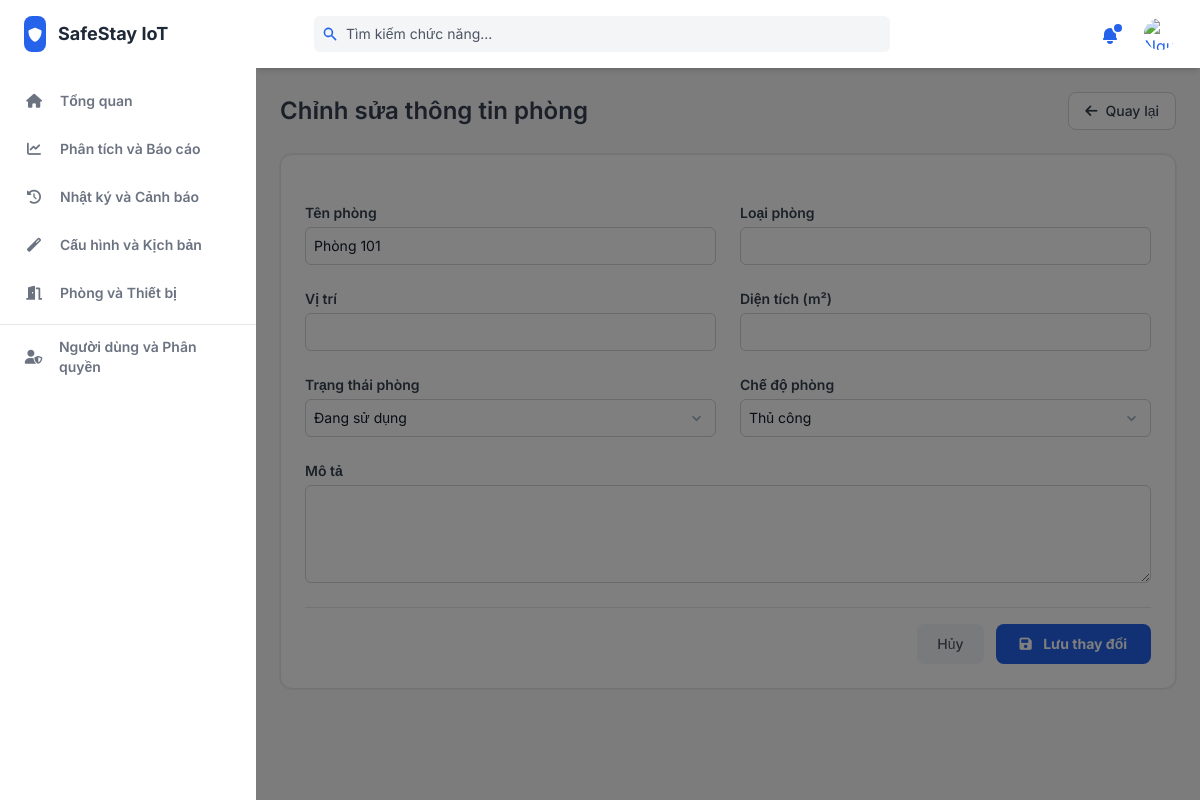
The page /index.php?page=khuvuc_sua&id=1 (signed in) on the database its author committed.
### tables this page shows
CREATE TABLE `phong` (
  `idPhong` int(11) NOT NULL,
  `tenPhong` varchar(100) DEFAULT NULL,
  `loaiPhong` varchar(50) DEFAULT NULL,
  `viTri` varchar(100) DEFAULT NULL,
  `moTa` varchar(256) DEFAULT NULL,
  `dienTich` float DEFAULT NULL,
  `trangThai` smallint(6) DEFAULT 1,
  `ngayTao` timestamp NOT NULL DEFAULT current_timestamp(),
  `cheDoTuDong` smallint(6) DEFAULT 0
);

### config/KetNoi.php (called while the page is built, shortened)
<?php
class KetNoi {
    private $host;
    private $user;
    private $pass;
    private $dbname;
    private $port;
    private $conn;
    public function __construct() {
        $this->host = getenv('DB_HOST') ?: '127.0.0.1';
        $this->user = getenv('DB_USER') ?: 'root';
        $this->pass = getenv('DB_PASS') ?: '';
        $this->dbname = getenv('DB_NAME') ?: 'QLNT';
        $this->port = getenv('DB_PORT') ?: 3306;
    }
    public function moKetNoi() {
        $this->conn = mysqli_init();
        mysqli_ssl_set($this->conn, NULL, NULL, NULL, NULL, NULL);
        $resolved = mysqli_real_connect(
            $this->conn,
            $this->host,
            $this->user,
            $this->pass,
            $this->dbname,
            $this->port,
            NULL,
        );
        $this->conn->set_charset("utf8mb4");
        $this->conn->query("SET time_zone = '+07:00'");
    }
    public function getConn() {
        return $this->conn;
    }
}

### app/Repositories/ThietBiRepository.php (called while the page is built, shortened)
<?php
class ThietBiRepository {
    private $conn;
    public function __construct() {
        $ketNoi = new KetNoi();
        $this->conn = $ketNoi->getConn();
    }
    public function layPhongTheoId($id) {
        $id = intval($id);
        $sql = "SELECT p.*,
                       COUNT(tb.idThietBi) AS soThietBi
                FROM phong p
                LEFT JOIN thiet_bi tb ON tb.idPhong = p.idPhong
                WHERE p.idPhong = $id
                GROUP BY p.idPhong
                LIMIT 1";
        $result = mysqli_query($this->conn, $sql);
        return mysqli_fetch_assoc($result);
    }
}

### app/Controllers/ThietBiController.php (called while the page is built, shortened)
<?php
class ThietBiController {
    private $thietBiService;
    public function __construct() {
        $this->thietBiService = new ThietBiService();
    }
    public function layPhongTheoId($id) {
        return $this->thietBiService->layPhongTheoId($id);
    }
}

### app/Services/ThietBiService.php (called while the page is built, shortened)
<?php
class ThietBiService {
    private $thietBiRepo;
    public function __construct() {
        $this->thietBiRepo = new ThietBiRepository();
    }
    public function layPhongTheoId($id) {
        return $this->thietBiRepo->layPhongTheoId($id);
    }
}

### views/thietbi/sua_phong.php (the view, shortened to what this page needs)
<?php $phong = $phong ?? []; ?>
<div class="flex flex-col items-start justify-between w-full gap-4 my-6 sm:flex-row sm:items-center">
    <h2 class="text-2xl font-semibold text-gray-700 dark:text-gray-200">
        Chỉnh sửa thông tin phòng
    </h2>
    <a href="index.php?page=thietbi"
       class="inline-flex items-center px-4 py-2 text-sm font-medium text-gray-700 transition-colors duration-150 bg-white border border-gray-300 rounded-lg hover:text-gray-800 hover:border-gray-400 dark:bg-gray-800 dark:text-gray-300 dark:border-gray-600">
        <i class="fas fa-arrow-left mr-2"></i> Quay lại
    </a>
</div>
<div class="w-full max-w-4xl mx-auto mb-8">
    <div class="p-6 bg-white rounded-xl shadow-xs dark:bg-gray-800 border border-gray-200 dark:border-gray-700">
        <form action="index.php?page=khuvuc_update" method="POST" class="space-y-6">
            <div class="grid gap-6 md:grid-cols-2">
                <label class="block text-sm">
                    <span class="text-gray-700 dark:text-gray-300 font-semibold">Tên phòng</span>
                    <input type="text" name="tenPhong" required class="form-input mt-1" value="<?= htmlspecialchars($phong['tenPhong'] ?? '') ?>">
                </label>
                <label class="block text-sm">
                    <span class="text-gray-700 dark:text-gray-300 font-semibold">Loại phòng</span>
                    <input type="text" name="loaiPhong" class="form-input mt-1" value="<?= htmlspecialchars($phong['loaiPhong'] ?? '') ?>">
                </label>
                <label class="block text-sm">
                    <span class="text-gray-700 dark:text-gray-300 font-semibold">Vị trí</span>
                    <input type="text" name="viTri" class="form-input mt-1" value="<?= htmlspecialchars($phong['viTri'] ?? '') ?>">
                </label>
                <label class="block text-sm">
                    <span class="text-gray-700 dark:text-gray-300 font-semibold">Diện tích (m²)</span>
                    <input type="number" step="0.1" name="dienTich" class="form-input mt-1" value="<?= htmlspecialchars($phong['dienTich'] ?? '') ?>">
                </label>
                <label class="block text-sm">
                    <span class="text-gray-700 dark:text-gray-300 font-semibold">Trạng thái phòng</span>
                    <select name="trangThai" class="form-select mt-1">
                        <option value="1" <?= intval($phong['trangThai'] ?? 0) === 1 ? 'selected' : '' ?>>Đang sử dụng</option>
                    </select>
                </label>
                <label class="block text-sm">
                    <span class="text-gray-700 dark:text-gray-300 font-semibold">Chế độ phòng</span>
                    <select name="cheDoTuDong" class="form-select mt-1">
                        <option value="0" <?= intval($phong['cheDoTuDong'] ?? 0) === 0 ? 'selected' : '' ?>>Thủ công</option>
                    </select>
                </label>
                <label class="block text-sm md:col-span-2">
                    <span class="text-gray-700 dark:text-gray-300 font-semibold">Mô tả</span>
                    <textarea name="moTa" rows="4" class="form-textarea mt-1"><?= htmlspecialchars($phong['moTa'] ?? '') ?></textarea>
                </label>
            </div>
            <div class="flex justify-end gap-3 pt-4 border-t dark:border-gray-700">
                <a href="index.php?page=thietbi" class="px-5 py-2.5 text-sm font-medium text-gray-600 bg-gray-100 rounded-lg hover:bg-gray-200 dark:bg-gray-700 dark:text-gray-300">
                    Hủy
                </a>
                <button type="submit" class="px-6 py-2.5 text-sm font-bold text-white bg-blue-600 rounded-lg hover:bg-blue-700">
                    <i class="fas fa-save mr-2"></i> Lưu thay đổi
                </button>
            </div>
        </form>
    </div>
</div>

### public/css/windmill.css (style rules this page uses)
html { line-height:1.15;-webkit-text-size-adjust:100% }
body { margin:0 }
a { background-color:transparent }
button,input,optgroup,select,textarea { font-family:inherit;font-size:100%;line-height:1.15;margin:0 }
button,input { overflow:visible }
button,select { text-transform:none }
[type=button],[type=reset],[type=submit],button { -webkit-appearance:button }
textarea { overflow:auto }
blockquote,dd,dl,figure,h1,h2,h3,h4,h5,h6,hr,p,pre { margin:0 }
button { background-color:transparent;background-image:none;padding:0 }
html { font-family:Inter,system-ui,-apple-system,BlinkMacSystemFont,Segoe UI,Roboto,Helvetica Neue,Arial,Noto Sans,sans-serif,Apple Color Emoji,Segoe UI Emoji,Segoe UI Symbol,Noto Color Emoji;line-height:1.5 }
*,:after,:before { box-sizing:border-box;border:0 solid #d5d6d7 }
textarea { resize:vertical }
input::placeholder,textarea::placeholder { color:#a0aec0 }
[role=button],button { cursor:pointer }
h1,h2,h3,h4,h5,h6 { font-size:inherit;font-weight:inherit }
a { color:inherit;text-decoration:inherit }
button,input,optgroup,select,textarea { padding:0;line-height:inherit;color:inherit }
.form-input { -webkit-appearance:none;-moz-appearance:none;appearance:none;background-color:#fff;border-color:#e2e8f0;border-width:1px;border-radius:.25rem;padding:.5rem .75rem;font-size:1rem;line-height:1.5 }
.form-input::placeholder { color:#9e9e9e;opacity:1 }
.form-textarea { -webkit-appearance:none;-moz-appearance:none;appearance:none;background-color:#fff;border-color:#e2e8f0;border-width:1px;border-radius:.25rem;padding:.5rem .75rem;font-size:1rem;line-height:1.5 }
.form-textarea::placeholder { color:#9e9e9e;opacity:1 }
.form-select { -webkit-appearance:none;-moz-appearance:none;appearance:none;-webkit-print-color-adjust:exact;color-adjust:exact;background-repeat:no-repeat;background-color:#fff;border-color:#e2e8f0;border-width:1px;border-radius:.25rem;padding:.5rem 2.5rem .5rem .75rem;font-size:1rem;line-height:1.5;background-position:right .5rem center;background-size:1.5em 1.5em }
.bg-white { --bg-opacity:1;background-color:#fff;background-color:rgba(255,255,255,var(--bg-opacity)) }
.bg-gray-50 { --bg-opacity:1;background-color:#f9fafb;background-color:rgba(249,250,251,var(--bg-opacity)) }
.bg-gray-100 { --bg-opacity:1;background-color:#f4f5f7;background-color:rgba(244,245,247,var(--bg-opacity)) }
.bg-blue-600 { --bg-opacity:1;background-color:#1c64f2;background-color:rgba(28,100,242,var(--bg-opacity)) }
.border-gray-300 { --border-opacity:1;border-color:#d5d6d7;border-color:rgba(213,214,215,var(--border-opacity)) }
.rounded-lg { border-radius:.5rem }
.border { border-width:1px }
.border-t { border-top-width:1px }
.block { display:block }
.flex { display:flex }
.inline-flex { display:inline-flex }
.grid { display:grid }
.flex-col { flex-direction:column }
.items-center { align-items:center }
.justify-end { justify-content:flex-end }
.justify-between { justify-content:space-between }
.font-medium { font-weight:500 }
.font-semibold { font-weight:600 }
.font-bold { font-weight:700 }
.text-sm { font-size:.875rem }
.text-2xl { font-size:1.5rem }
.my-6 { margin-top:1.5rem;margin-bottom:1.5rem }
.mx-auto { margin-left:auto;margin-right:auto }
.mt-1 { margin-top:.25rem }
.mr-2 { margin-right:.5rem }
.mb-8 { margin-bottom:2rem }
.max-w-4xl { max-width:56rem }
.p-6 { padding:1.5rem }
.py-2 { padding-top:.5rem;padding-bottom:.5rem }
.px-4 { padding-left:1rem;padding-right:1rem }
.px-5 { padding-left:1.25rem;padding-right:1.25rem }
.px-6 { padding-left:1.5rem;padding-right:1.5rem }
.shadow-xs { box-shadow:0 0 0 1px rgba(0,0,0,.05) }
.text-white { --text-opacity:1;color:#fff;color:rgba(255,255,255,var(--text-opacity)) }
.text-gray-600 { --text-opacity:1;color:#4c4f52;color:rgba(76,79,82,var(--text-opacity)) }
.text-gray-700 { --text-opacity:1;color:#24262d;color:rgba(36,38,45,var(--text-opacity)) }
.w-full { width:100% }
.gap-6 { grid-gap:1.5rem;gap:1.5rem }
.transition-colors { transition-property:background-color,border-color,color,fill,stroke }
.duration-150 { transition-duration:.15s }
@media (min-width:640px) { .sm\:flex-row { flex-direction:row } }
@media (min-width:640px) { .sm\:items-center { align-items:center } }
@media (min-width:768px) { .md\:grid-cols-2 { grid-template-columns:repeat(2,minmax(0,1fr)) } }

### rows shown on the page
phong: tenPhong "Phòng 101", trangThai "Đang sử dụng", cheDoTuDong "Thủ công"
